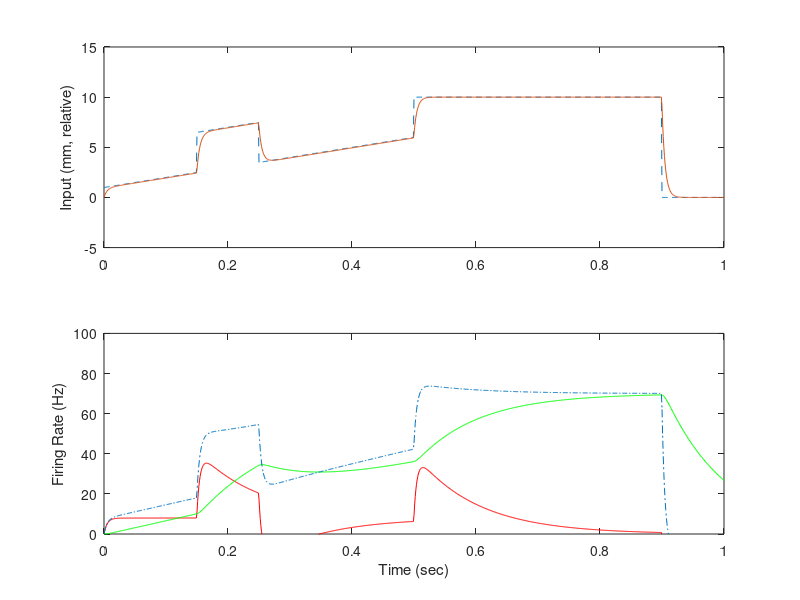

MATLAB code for this plot:
% "STARTER" FOR USING LTI 1st-order Muscle Spindle SENSOR (see Figs in Chap 4, Winters)
% For Summed Combo of Step, Pulse, Ramp Inputs, 
% 1st-ORDER: Y(s)=[(k1 s + k0)/(tau s + 1)]U(s), broken into 2
global P
clear all

%==========================================================================
% PARAMETERS & MODEL CREATION:
P. tau = 0.1; % 0.004;                   % time constant tau
%P.k1 = 0.1; P.k0 = 5;             % rate parameter, static gain
P.k1 = 0.8; P.k0 = 7;
den = [P.tau 1];                  % denom for TF approach, e.g., eye
nump = [P.k1 0]; nums = [P.k0];   % num for primary, secondary
sysp = tf(nump,den);              % primary model as transfer function 
syss = tf(nums,den);              % secondary model as transfer function 
%__________________________________________________________________________
% PREP for Simulation (times):
P.delt = 0.001;  P.tmax = 1.0;     % ==> USER: delt, max time
t = [0:P.delt:P.tmax];               % time vector for step, lsim
%__________________________________________________________________________
% INPUTS:
niter = length(t);               % # of iterations 
ustep = 10;  upulse = 4;  uramp = 10.0; % ==> step, pulse, ramp magn
nstp = 500;                      % for start of step (in iterations) 
u1 = ustep*[0.1*ones(1,nstp) ones(1,niter-nstp)];  % step input vector for lsim 
u1(901:1001) = 0; 
nsw = 150;  nsw2 = 100;           % for pulse switch (in iterations)
u2 = upulse*[ zeros(1,nsw) ones(1,nsw2) zeros(1,niter-nsw-nsw2)]; % pulse
nsw3 = 499;                       % for end of ramp
u3 = uramp*[0 t(1:nsw3).*ones(1,nsw3) zeros(1,niter-nsw3-1)];  % ramp in
u = u1 + u2 + u3;                 % summed input (can take some off)
sysu_filt = tf([1],[.005 1]);     % light filtering of idealized input
ufilt = lsim(sysu_filt,u,t);      % mildly filtered muscle length (input perturbation) 
%__________________________________________________________________________
% SIMULATIONS (using lsim():
yp  = lsim(sysp,ufilt,t);         % primary AP response using LSIM, in Hz
ys  = lsim(syss,ufilt,t);         % secondary  response using LSIM, in Hz
y = yp + ys;                      % get summed response
%__________________________________________________________________________
% PLOTTING:
figure(1); set(1,'Color',[1 1 1]);  
subplot(2,1,1);                   % Inputs
plot(t,u1+u2+u3,'--',t,ufilt,'-'); ylabel('Input (mm, relative)');   
axis([0 1 -5 15]) 
subplot(2,1,2);                   % Outputs 
plot(t,yp,'r-',t,ys,'g-',t,y,'-.');  hold on; % ,t,y,'-');   
xlabel('Time (sec)'); ylabel('Firing Rate (Hz)'); 
axis([0 1 0 100])                 % assume saturates at 0 & 100 Hz


 
